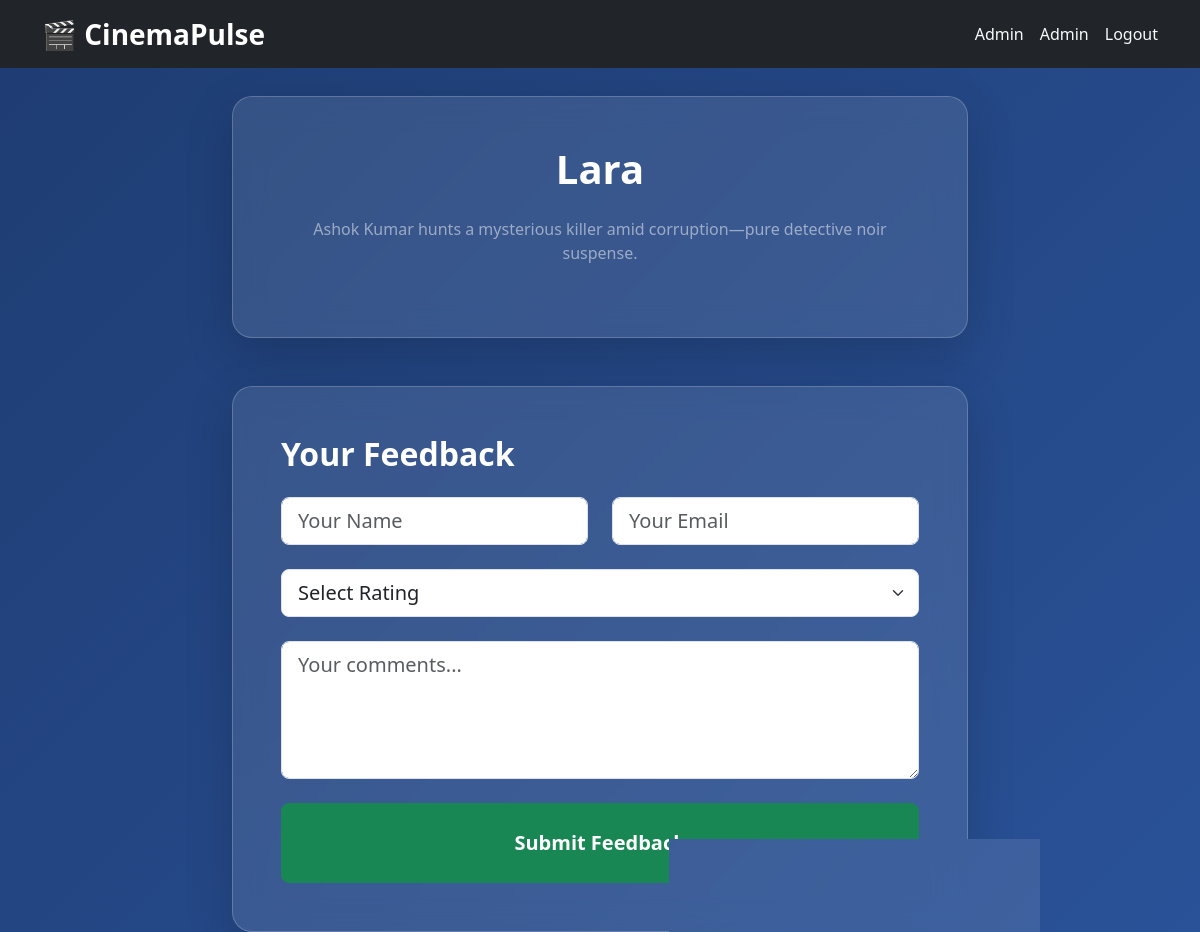
The page /feedback/2 (signed in) on the database its author committed.
### tables this page shows
CREATE TABLE movies (
        id INTEGER PRIMARY KEY AUTOINCREMENT,
        title TEXT NOT NULL,
        description TEXT,
        average_rating REAL DEFAULT 0.0,
        total_reviews INTEGER DEFAULT 0
    );

### app.py (the view, shortened to what this page needs)
@app.route('/feedback/<int:movie_id>', methods=['GET', 'POST'])
def feedback(movie_id):
    if 'user_id' not in session: return redirect(url_for('login'))
    conn = get_db()
    movie = conn.execute('SELECT * FROM movies WHERE id=?', (movie_id,)).fetchone()
    conn.close()
    return render_template('feedback.html', movie=movie)

### app.py (called while the page is built)
def get_db():
    conn = sqlite3.connect('cinemapulse.db')
    conn.row_factory = sqlite3.Row
    return conn

### templates/feedback.html (shortened to what this page needs)
{% extends "base.html" %}
{% block content %}
<div class="row">
    <div class="col-lg-8 mx-auto">
        <div class="glass-effect p-5 shadow-lg mb-5 text-center">
            <h1 class="text-white fw-bold mb-4">{{ movie.title }}</h1>
            <p class="text-white-50 mb-4">{{ movie.description }}</p>
        </div>
        <div class="glass-effect p-5 shadow-lg">
            <h2 class="text-white fw-bold mb-4">Your Feedback</h2>
            <form method="POST">
                <div class="row g-4">
                    <div class="col-md-6">
                        <input type="text" name="username" class="form-control form-control-lg" placeholder="Your Name" required>
                    </div>
                    <div class="col-md-6">
                        <input type="email" name="email" class="form-control form-control-lg" placeholder="Your Email" required>
                    </div>
                    <div class="col-12">
                        <select name="rating" class="form-select form-select-lg" required>
                            <option value="">Select Rating</option>
                        </select>
                    </div>
                    <div class="col-12">
                        <textarea name="comments" class="form-control form-control-lg" rows="4" placeholder="Your comments..."></textarea>
                    </div>
                    <div class="col-12">
                        <button type="submit" class="btn btn-success btn-lg w-100 py-4 fs-5 fw-bold">Submit Feedback</button>
                    </div>
                </div>
            </form>
        </div>
    </div>
</div>
{% endblock %}

### templates/base.html (style rules this page uses)
body { background: linear-gradient(135deg, #1e3c72 0%, #2a5298 100%); min-height: 100vh; }
.glass-effect { background: rgba(255,255,255,0.1); backdrop-filter: blur(15px); border: 1px solid rgba(255,255,255,0.2); border-radius: 20px; }

### rows shown on the page
movies: title "Lara", description "Ashok Kumar hunts a mysterious killer amid corruption—pure detective noir suspense."

### other values the page prints
{{ session.username }} "Admin"
